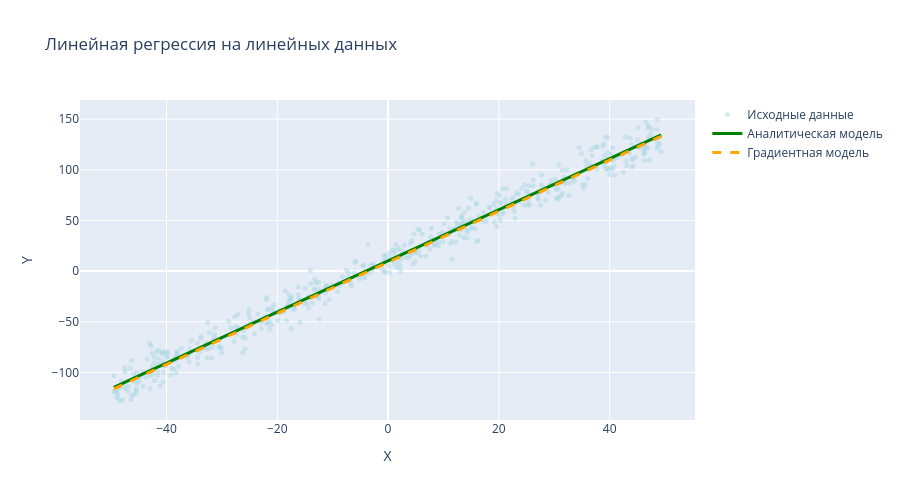

The notebook cell this image was saved under:
### Markdown cell above
## Визуализация результатов линейной регрессии

### Code cell
sort_idx = np.argsort(X_linear.flatten())
X_sorted = X_linear[sort_idx]
y_pred_anal_sorted = y_pred_anal[sort_idx]
y_pred_grad_sorted = y_pred_grad[sort_idx]

fig = go.Figure()

fig.add_trace(go.Scatter(
    x=X_linear.flatten(), y=y_linear,
    mode='markers', name='Исходные данные',
    marker=dict(color='lightblue', size=5, opacity=0.5)
))

fig.add_trace(go.Scatter(
    x=X_sorted.flatten(), y=y_pred_anal_sorted,
    mode='lines', name='Аналитическая модель',
    line=dict(color='green', width=3)
))

fig.add_trace(go.Scatter(
    x=X_sorted.flatten(), y=y_pred_grad_sorted,
    mode='lines', name='Градиентная модель',
    line=dict(color='orange', width=3, dash='dash')
))

fig.update_layout(
    title='Линейная регрессия на линейных данных',
    xaxis_title='X',
    yaxis_title='Y',
    height=500
)

fig.show()

### Figure 1 — Plotly figure (JSON) as saved in the notebook; plotly's stock layout.template omitted (floating-point values rounded to 4 significant figures; data arrays with more than 128 entries replaced by an {"elided": "..."} marker saying what was removed)
{"data": [{"marker": {"color": "lightblue", "opacity": 0.5, "size": 5}, "mode": "markers", "name": "Исходные данные", "type": "scatter", "x": {"elided": "500 float values"}, "y": {"elided": "500 float values"}}, {"line": {"color": "green", "width": 3}, "mode": "lines", "name": "Аналитическая модель", "type": "scatter", "x": {"elided": "500 float values"}, "y": {"elided": "500 float values"}}, {"line": {"color": "orange", "dash": "dash", "width": 3}, "mode": "lines", "name": "Градиентная модель", "type": "scatter", "x": {"elided": "500 float values"}, "y": {"elided": "500 float values"}}], "layout": {"height": 500, "title": {"text": "Линейная регрессия на линейных данных"}, "xaxis": {"title": {"text": "X"}}, "yaxis": {"title": {"text": "Y"}}}}
